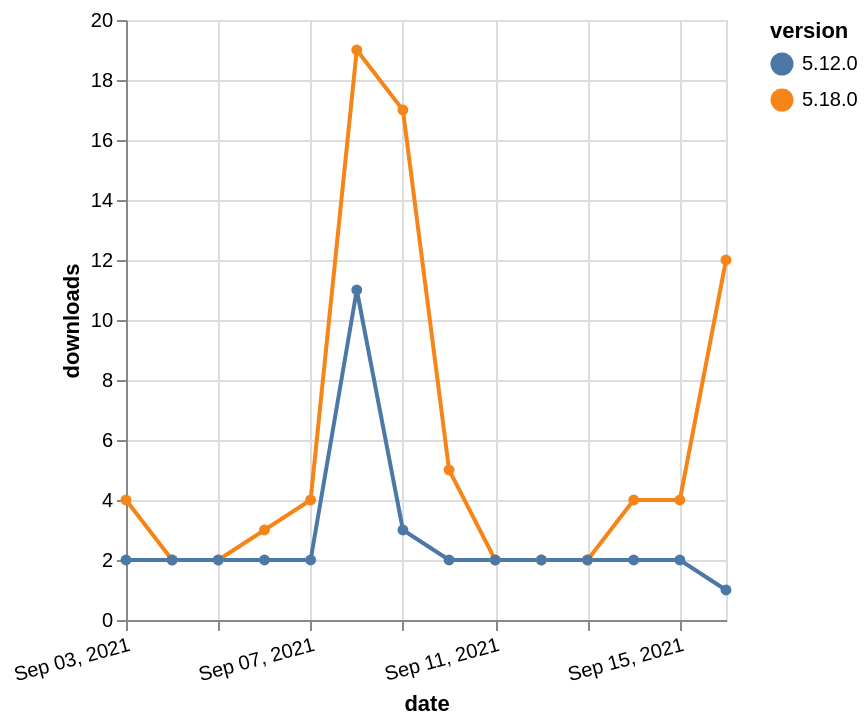

Vega-Lite specification stored for this chart:
### Vega-Lite specification from a JSON file in a GitHub repository (floating-point values rounded to 4 significant figures)
{"$schema": "https://vega.github.io/schema/vega-lite/v5.json", "description": "A simple bar chart with embedded data.", "data": {"values": [{"date": "2021-09-03", "total": 3805, "delta": 4, "version": "5.18.0"}, {"date": "2021-09-04", "total": 3807, "delta": 2, "version": "5.18.0"}, {"date": "2021-09-05", "total": 3809, "delta": 2, "version": "5.18.0"}, {"date": "2021-09-06", "total": 3812, "delta": 3, "version": "5.18.0"}, {"date": "2021-09-07", "total": 3816, "delta": 4, "version": "5.18.0"}, {"date": "2021-09-08", "total": 3835, "delta": 19, "version": "5.18.0"}, {"date": "2021-09-09", "total": 3852, "delta": 17, "version": "5.18.0"}, {"date": "2021-09-10", "total": 3857, "delta": 5, "version": "5.18.0"}, {"date": "2021-09-11", "total": 3859, "delta": 2, "version": "5.18.0"}, {"date": "2021-09-12", "total": 3861, "delta": 2, "version": "5.18.0"}, {"date": "2021-09-13", "total": 3863, "delta": 2, "version": "5.18.0"}, {"date": "2021-09-14", "total": 3867, "delta": 4, "version": "5.18.0"}, {"date": "2021-09-15", "total": 3871, "delta": 4, "version": "5.18.0"}, {"date": "2021-09-16", "total": 3883, "delta": 12, "version": "5.18.0"}, {"date": "2021-09-03", "total": 6340, "delta": 2, "version": "5.12.0"}, {"date": "2021-09-04", "total": 6342, "delta": 2, "version": "5.12.0"}, {"date": "2021-09-05", "total": 6344, "delta": 2, "version": "5.12.0"}, {"date": "2021-09-06", "total": 6346, "delta": 2, "version": "5.12.0"}, {"date": "2021-09-07", "total": 6348, "delta": 2, "version": "5.12.0"}, {"date": "2021-09-08", "total": 6359, "delta": 11, "version": "5.12.0"}, {"date": "2021-09-09", "total": 6362, "delta": 3, "version": "5.12.0"}, {"date": "2021-09-10", "total": 6364, "delta": 2, "version": "5.12.0"}, {"date": "2021-09-11", "total": 6366, "delta": 2, "version": "5.12.0"}, {"date": "2021-09-12", "total": 6368, "delta": 2, "version": "5.12.0"}, {"date": "2021-09-13", "total": 6370, "delta": 2, "version": "5.12.0"}, {"date": "2021-09-14", "total": 6372, "delta": 2, "version": "5.12.0"}, {"date": "2021-09-15", "total": 6374, "delta": 2, "version": "5.12.0"}, {"date": "2021-09-16", "total": 6375, "delta": 1, "version": "5.12.0"}]}, "width": "container", "mark": {"type": "line", "point": {"filled": true}}, "encoding": {"x": {"field": "date", "type": "temporal", "timeUnit": "yearmonthdate", "title": "date", "axis": {"labelAngle": -15}}, "y": {"field": "delta", "type": "quantitative", "title": "downloads"}, "color": {"field": "version", "type": "nominal"}, "tooltip": {"field": "delta"}}}
